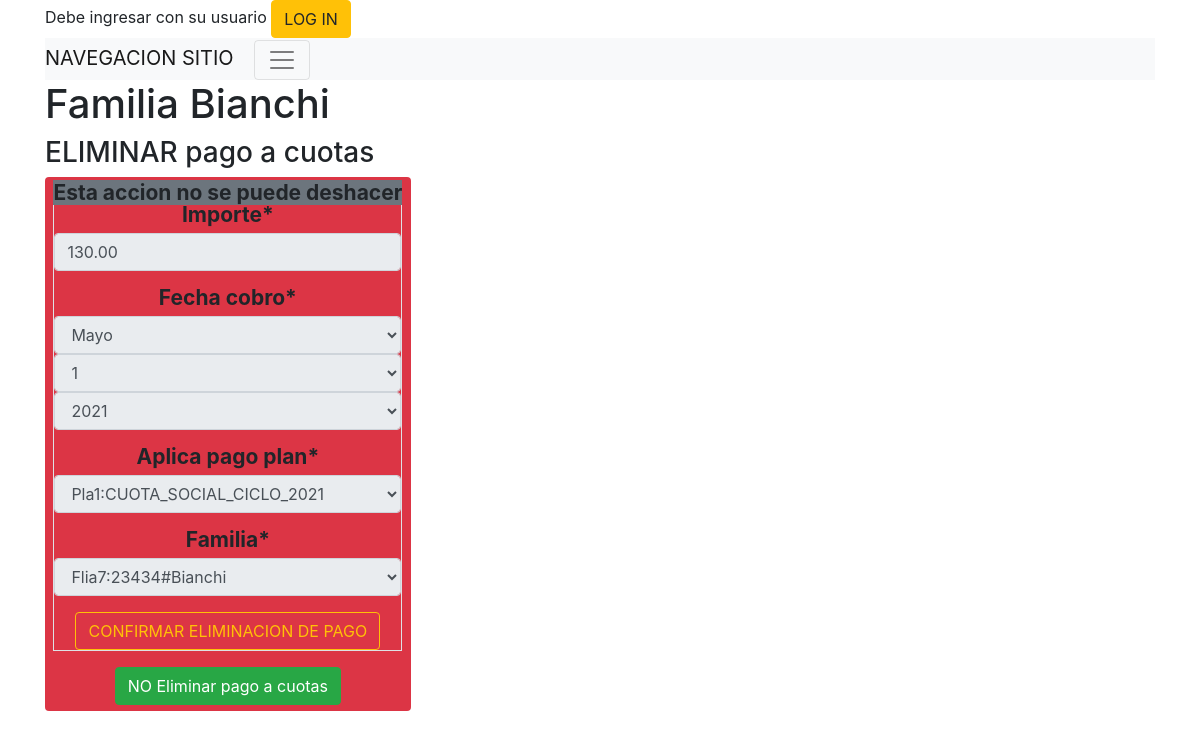
The page /cuotas/familia/borrar_pago_plan/7/91 on the database its author committed.
### cuotas/models.py (models this page shows, shortened)
class CuotaPago(models.Model):
    importe = models.DecimalField('cobrado',default=0.0,max_digits=8,decimal_places=2,validators=[MinValueValidator(Decimal('1.0'))])
    creado = models.DateTimeField('creado',auto_now_add=True)
    actualizado = models.DateTimeField('actualizado',auto_now=True)
    fecha_cobro = models.DateField('fecha_cobro',default=date.today,)
    aplica_pago_plan = models.ForeignKey(PlanDePago, on_delete=models.CASCADE)
    familia = models.ForeignKey(Familia, on_delete=models.CASCADE)
    deleted = models.BooleanField(default=False)
    class Meta:
        permissions = (
                       ( "pago_cuota_crear","Agregar nuevos pagos de un plan a familia"),
                       ( "pago_cuota_editar","Editar pagos a un plan de la familia"),
                       ( "pago_cuota_borrar","Eliminar pagos de un plan a familia"),
                       ( "pago_cuota_ver","Ver detalle de pagos del plan a familia" ),
                      )
    def __str__(self):
        return  "Cob{}:{}:${}".format(self.pk,self.fecha_cobro,self.importe)

### socios/models.py (models this page shows)
class Familia(models.Model):
    familia_crm_id = models.CharField(max_length=50,unique=True)
    crm_id = models.IntegerField(unique=True,null=True) # unique=True
    direccion_calle = models.CharField(max_length=50,blank=True)
    direccion_numero = models.CharField(max_length=50,blank=True)
    direccion_depto = models.CharField(max_length=50,blank=True)
    direccion_localidad = models.CharField(max_length=50,blank=True)
    direccion_provincia = models.CharField(max_length=50,blank=True)
    contacto = models.CharField(max_length=200,blank=True)
    eliminado = models.BooleanField(default=False)
    creado = models.DateTimeField('creado',auto_now_add=True)
    actualizado = models.DateTimeField('actualizado',auto_now=True)
    class Meta:
        permissions = (
                       ( "familia_crear","Agregar nueva familia"),
                       ( "familia_editar","Editar familia"),
                       ( "familia_borrar","Eliminar familia"),
                       ( "familia_ver","Ver informacion de familia" ),
                      )
    def __str__(self):
        return  "Flia{}:{}#{}".format(self.pk,self.crm_id,self.familia_crm_id)

### cuotas/views.py (the view, shortened to what this page needs)
# urls.py: path('familia/borrar_pago_plan/<int:familia_id>/<int:pago_id>', views.borrar_pago_plan, name='borrar_pago_plan'),
def borrar_pago_plan(request, familia_id, pago_id):
    func = inspect.currentframe().f_back.f_code
    logger.info(" %s: %s in %s:%i" % (
        'init ',
        func.co_name,
        func.co_filename,
        func.co_firstlineno
    ))
    pago = CuotaPago.objects.get(pk=pago_id)
    logger.info("FORM DELETE PAGO  {}) Pago {} Familia {} plan de pagos {} ".format(func.co_name,pago.pk,pago.familia.familia_crm_id,pago))
    form = CuotaPagoForm(instance=pago)
    form.fields['importe'].widget.attrs['disabled'] = 'disabled'
    form.fields['fecha_cobro'].widget.attrs['disabled'] = 'disabled'
    form.fields['aplica_pago_plan'].widget.attrs['disabled'] = 'disabled'
    form.fields['familia'].widget.attrs['disabled'] = 'disabled'
    return render(request, 'cuotas/pago_plan_borrar.html', {'form': form, 'pago': pago })

### cuotas/forms.py
class CuotaPagoForm(forms.ModelForm):
    fecha_cobro = forms.DateField(widget = forms.SelectDateWidget(years=range(init_year_pay(), end_year_pay()) ) )
    importe = forms.DecimalField()
    class Meta:
        model = CuotaPago
        fields = ('importe', 'fecha_cobro', 'aplica_pago_plan', 'familia')

### cuotas/models.py (called while the page is built)
    def __str__(self):
        return  "Pla{}:{}".format(self.pk,self.crm_id)

### cuotas/templates/cuotas/pago_plan_borrar.html (shortened to what this page needs)
{% extends "base_site.html" %}
{% block content %}
{% load crispy_forms_tags %}
<h1>Familia {{ pago.familia.familia_crm_id }}</h1>
<h3>ELIMINAR pago a cuotas<h3>
  <div class="badge bg-danger">
    <span class=" bg-secondary">Esta accion no se puede deshacer</span>
    <div>
<div class="post">
  <form method="POST" class="post-form table table-striped table-bordered table-hover table-responsive-xl">
    {{ form|crispy }}
    <button type="submit" class="btn btn-outline-warning" type="submit" name="delete" >CONFIRMAR ELIMINACION DE PAGO</button>
  </form>
</div>
<a type="button" class="btn btn-success" href="{% url 'socios:familia_detalle' familia_id=pago.familia.pk error_message='Operacion Borrar Pago a cuotas cancelado'|urlencode %}">NO Eliminar pago a cuotas</a>
{% endblock content %}

### rows shown on the page
CuotaPago: familia.familia_crm_id "Bianchi", importe "130.00", aplica_pago_plan "Pla1:CUOTA_SOCIAL_CICLO_2021", familia "Flia7:23434#Bianchi"
